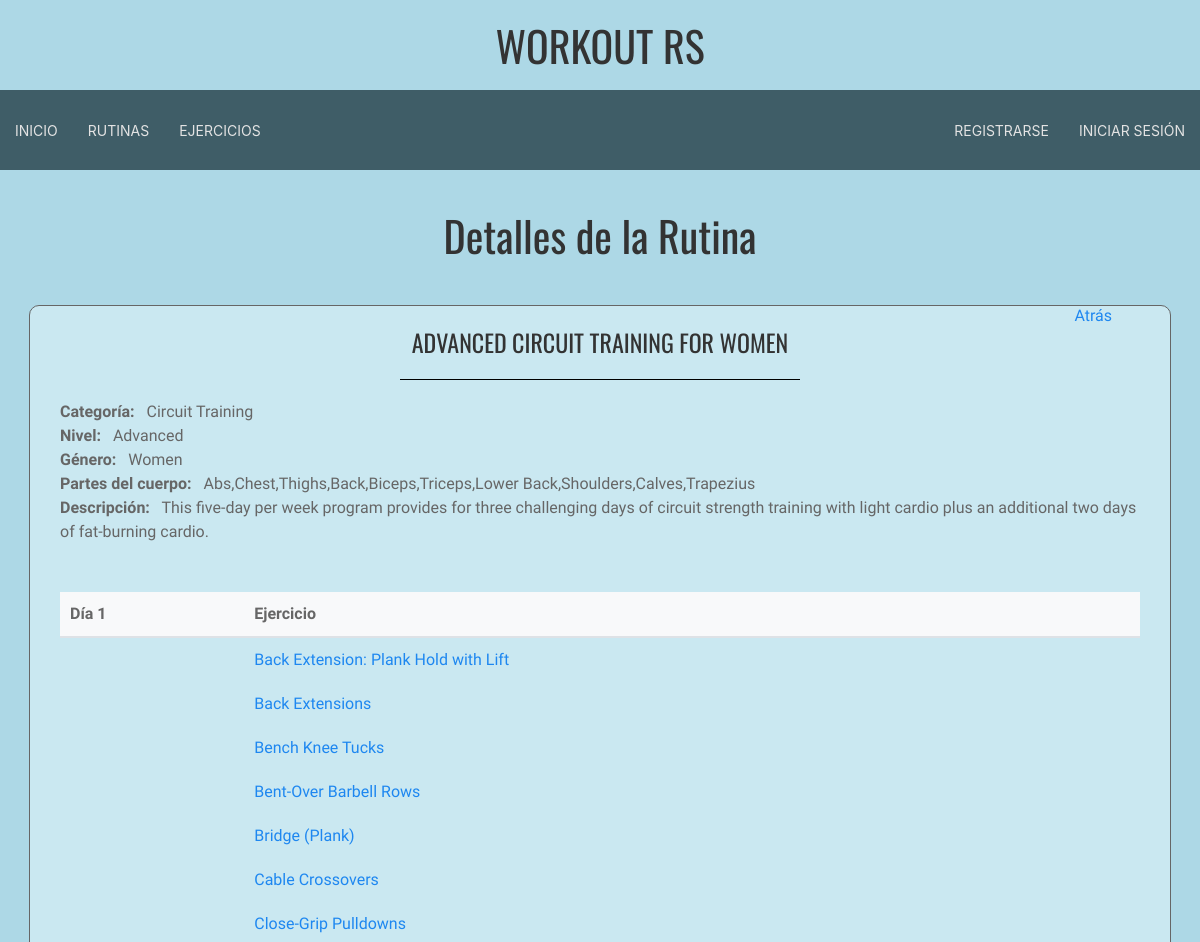
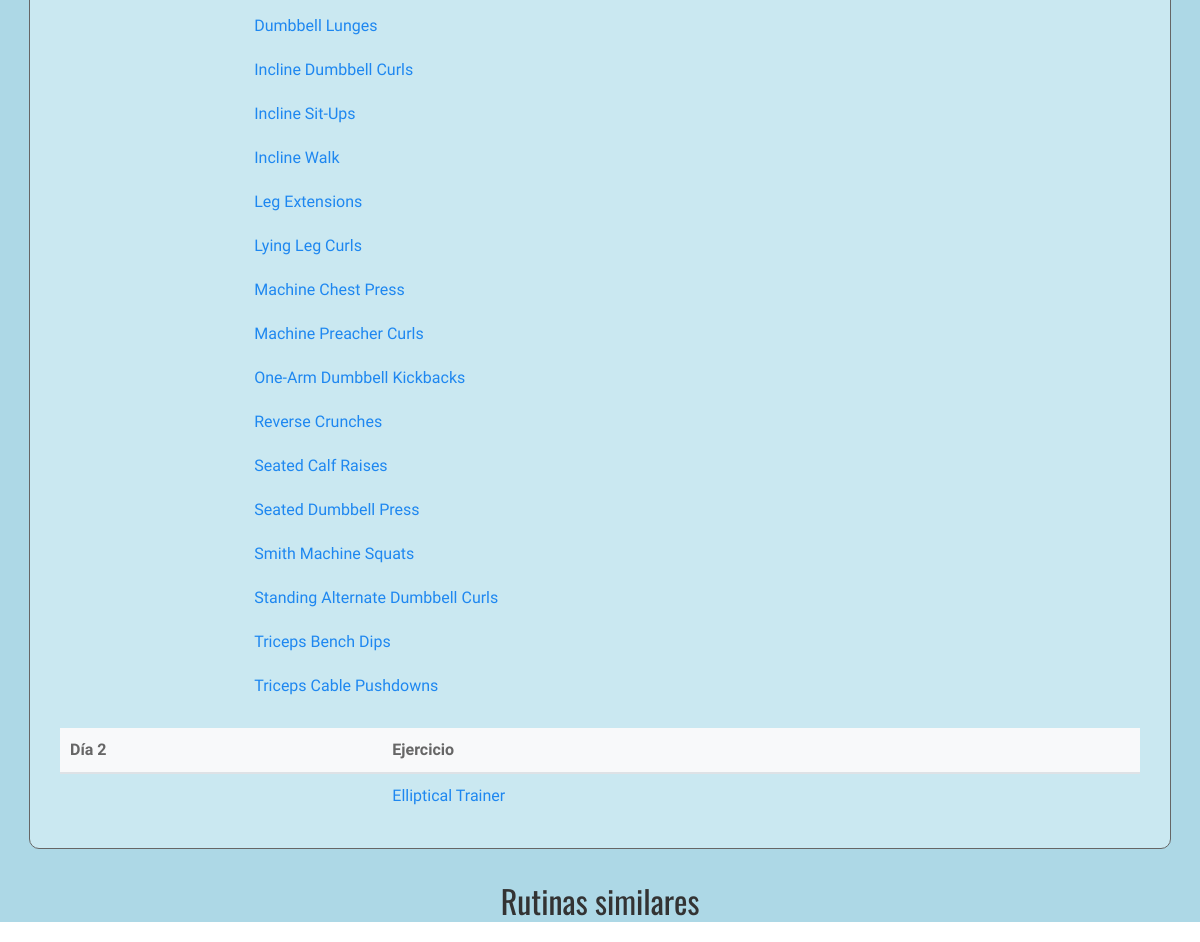
The app's page /rutina/51 with its own data (2 pictures, top to bottom).
### main/models.py (models this page shows, shortened)
class Workout(models.Model):
    workoutName = models.TextField(verbose_name="Workout name")
    workoutCategory = models.CharField(max_length=200, verbose_name="Workout Category", null=True)
    level = models.CharField(max_length=30, verbose_name="Level", null=True)
    gender = models.CharField(max_length=30, verbose_name="Gender", null=True)
    bodyPart = models.CharField(max_length=100, verbose_name="Body Part", null=True)
    description = models.TextField(verbose_name="Description", null=True, blank=True)
    day1 = models.ManyToManyField(Exercise, related_name="day1_routine", blank=True)
    day2 = models.ManyToManyField(Exercise, related_name="day2_routine", blank=True)
    day3 = models.ManyToManyField(Exercise, related_name="day3_routine", blank=True)
    day4 = models.ManyToManyField(Exercise, related_name="day4_routine", blank=True)
    day5 = models.ManyToManyField(Exercise, related_name="day5_routine", blank=True)
    day6 = models.ManyToManyField(Exercise, related_name="day6_routine", blank=True)
    day7 = models.ManyToManyField(Exercise, related_name="day7_routine", blank=True)
    class Meta:
        ordering = ['workoutName']

class Exercise(models.Model):
    exerciseName = models.TextField(verbose_name='Exercise name')
    exerciseCategory = models.CharField(max_length=200, verbose_name='Exercise Category', null=True)
    priMuscles = models.ManyToManyField(Muscle, related_name='primary', verbose_name='Primary Muscles')
    secMuscles = models.ManyToManyField(Muscle, related_name='secondary', verbose_name='Secondary Muscles')
    video = models.URLField(verbose_name='Video', null=True)
    instructions = models.TextField(verbose_name='Instructions', null=True)
    class Meta:
        ordering = ('exerciseName', )

### main/views.py (the view)
# urls.py: path('rutina/<int:id>', views.workout_detail, name='detalles_rutina'),
def workout_detail(request, id):
    rutina = get_object_or_404(Workout, id=id)
    days = [
        rutina.day1.all(),
        rutina.day2.all(),
        rutina.day3.all(),
        rutina.day4.all(),
        rutina.day5.all(),
        rutina.day6.all(),
        rutina.day7.all(),
    ]
    rutinasRec = []
    if rutina:
        rutinasRec = recommend_workouts(id)
        for rutina in rutinasRec:
            rutina['idWorkout'] = rutina.get('id')
    context = {
        'rutina': rutina,
        'rutinas': rutinasRec,
        'days': days,
        'STATIC_URL': settings.STATIC_URL,
    }
    return render(request, 'rutina.html', context)

### main/recommendations/recommendations.py (called while the page is built)
def calcular_similitud(items, id_item, campos, top_n=5):
    textos = [
        " ".join(str(item[campo]) for campo in campos if item.get(campo))
        for item in items
    ]
    vectorizer = CountVectorizer()
    X = vectorizer.fit_transform(textos)
    similitudes = cosine_similarity(X)
    idx_base = next(i for i, item in enumerate(items) if item["id"] == id_item)
    similares = sorted(
        enumerate(similitudes[idx_base]),
        key=lambda x: x[1],
        reverse=True
    )
    recomendaciones = [
        items[i] for i, sim in similares if i != idx_base
    ][:top_n]
    return recomendaciones

### main/views.py (called while the page is built)
def recommend_workouts(id):
    rutinas = list(Workout.objects.all().values(
        "id", "workoutName", "workoutCategory", "level", "gender", "bodyPart", "description"
    ))
    recomendaciones = calcular_similitud(rutinas, id, ["workoutName", "workoutCategory", "level", "gender", "bodyPart"], 5)
    return recomendaciones

### main/templates/rutina.html (shortened to what this page needs)
{% extends 'master.html' %}
{% block titulo %} Detalles de la Rutina {% endblock %}
{% block contenido %}
<br>
<div class="card mb-4 shadow-sm" style="justify-items: center; padding-bottom: 1px;">
    <div class="card-body" style="
        display: flex;
        justify-content: space-between;
        margin-bottom: 30px;
        background-color: #cae8f1;
        padding: 10px;
        width: 90%;
        flex-direction: column;
        padding-inline: 30px;
        border: 1px solid;
        border-radius: 10px;
    ">
        <div style="
        position: absolute;
        right: 11vh;
        top: 38vh;">
            <a href="javascript:history.back()">Atrás</a>
        </div>
        <div class="card-text" style="justify-items: center; padding-top: 10px;">
            <h3 class="card-title">{{ rutina.workoutName }}</h3>
            <hr style="
                width: 50vh;
                border-top: 1px solid black;
            ">
        </div>
        <div class="info" style="
            display: flex;
            justify-content: space-between;
        ">
            <div style="
                align-self: center;
            ">
                <strong>Categoría: &nbsp;</strong> {{ rutina.workoutCategory }}<br>
                <strong>Nivel: &nbsp;</strong> {{ rutina.level|default:"N/A" }}<br>
                <strong>Género: &nbsp;</strong> {{ rutina.gender|default:"N/A" }}<br>
                <strong>Partes del cuerpo: &nbsp;</strong> {{ rutina.bodyPart|default:"N/A" }}<br>
                <strong>Descripción: &nbsp;</strong> {{ rutina.description|default:"N/A" }}<br>
            </div>
        </div>
        <div class="info" style="
            display: flex;
            flex-direction: column;
            justify-content: center;
        ">
            <br><br>
            {% for day in days %}
                {% if day|length > 0 %}
                    <div class="table-container" style="margin-bottom: 20px;">
                        <table class="table" style="width: 100%; border-collapse: collapse;">
                            <thead>
                                <tr style="background-color: #f8f9fa; text-align: left; border-bottom: 2px solid #dee2e6;">
                                    <th style="padding: 10px; font-weight: bold;">Día {{ forloop.counter }}</th>
                                    <th style="padding: 10px; font-weight: bold;">Ejercicio</th>
                                </tr>
                            </thead>
                            <tbody>
                                {% for exercise in day %}
                                    <tr>
                                        <td style="padding: 10px; color: #495057;"></td>
                                        <td style="padding: 10px; color: #495057;"><a href='/ejercicio/{{exercise.id}}'> {{ exercise.exerciseName }}</a></td>
                                    </tr>
                                {% endfor %}
                            </tbody>
                        </table>
                    </div>
                {% endif %}
            {% endfor %}
        </div>
    </div>
</div>
<div>
    <h2 style="text-align: center">Rutinas similares</h2>
</div>
{% endblock %}

### static/css/master.css (style rules this page uses)
h1, h2, h3, h4, h5, h6 { font-family: "Oswald", serif; font-optical-sizing: auto; font-weight: 400; font-style: normal; }
body, option, select, input { font-family: 'Exo 2', serif; }
hr { border-color: lightblue; }

### records on screen
Workout: workoutName "ADVANCED CIRCUIT TRAINING FOR WOMEN", workoutCategory "Circuit Training", level "Advanced", gender "Women", bodyPart "Abs,Chest,Thighs,Back,Biceps,Triceps,Lower Back,Shoulders,Calves,Trapezius", description "This five-day per week program provides for three challenging days of circuit strength training with light cardio plus an additional two days of fat-burning cardio."
Exercise: exerciseName "Back Extension: Plank Hold with Lift"
Exercise: exerciseName "Back Extensions"
Exercise: exerciseName "Bench Knee Tucks"
Exercise: exerciseName "Bent-Over Barbell Rows"
Exercise: exerciseName "Bridge (Plank)"
Exercise: exerciseName "Cable Crossovers"
Exercise: exerciseName "Close-Grip Pulldowns"
Exercise: exerciseName "Dumbbell Lunges"
Exercise: exerciseName "Incline Dumbbell Curls"
Exercise: exerciseName "Incline Sit-Ups"
Exercise: exerciseName "Incline Walk"
Exercise: exerciseName "Leg Extensions"
Exercise: exerciseName "Lying Leg Curls"
Exercise: exerciseName "Machine Chest Press"
Exercise: exerciseName "Machine Preacher Curls"
Exercise: exerciseName "One-Arm Dumbbell Kickbacks"
Exercise: exerciseName "Reverse Crunches"
Exercise: exerciseName "Seated Calf Raises"
Exercise: exerciseName "Seated Dumbbell Press"
Exercise: exerciseName "Smith Machine Squats"
Exercise: exerciseName "Standing Alternate Dumbbell Curls"
Exercise: exerciseName "Triceps Bench Dips"
Exercise: exerciseName "Triceps Cable Pushdowns"
Exercise: exerciseName "Elliptical Trainer"
